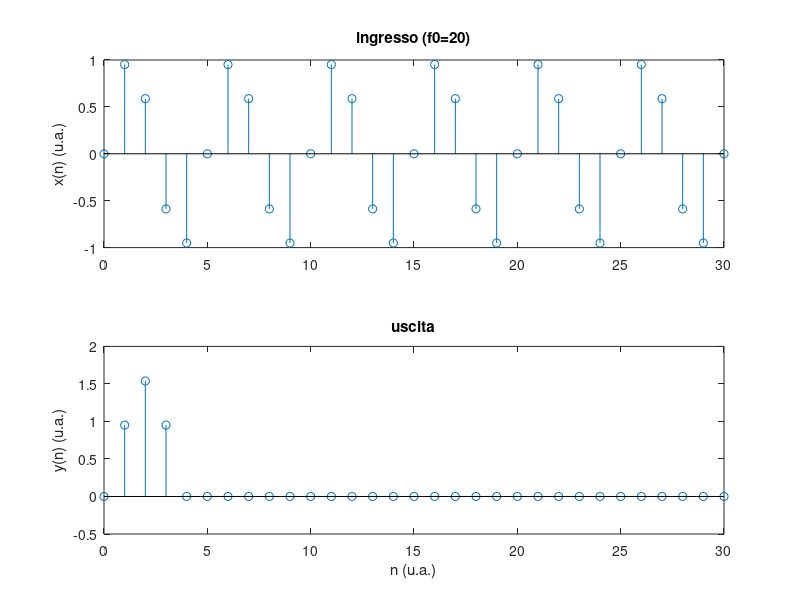
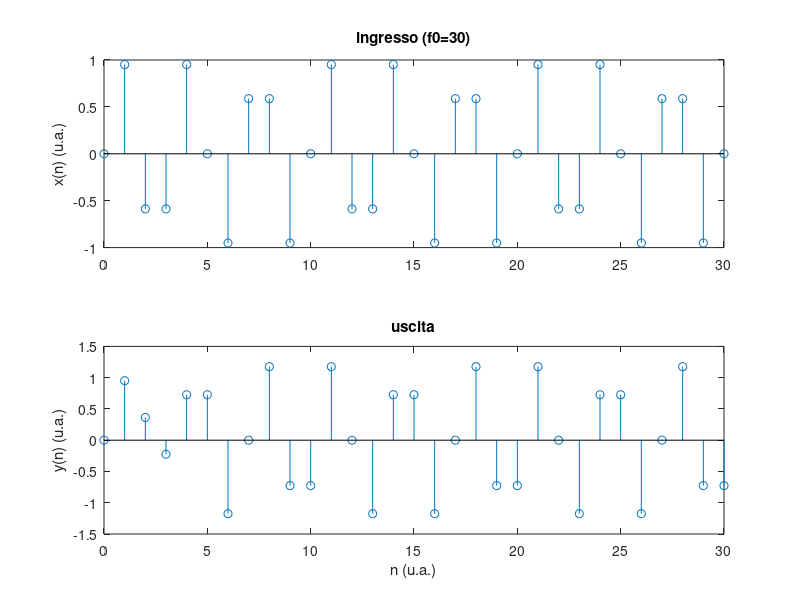
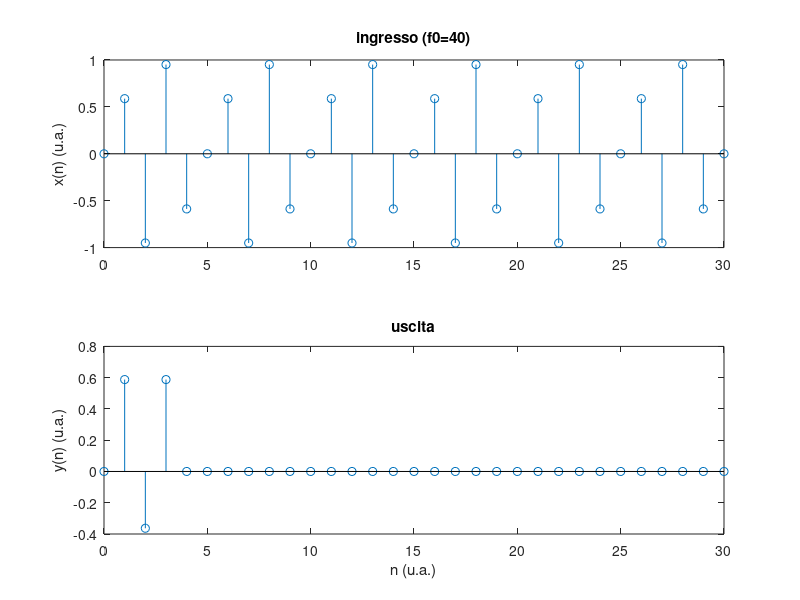

Here is the MATLAB script that generated these plots, in order:
%% Elaborazione Segnali Biomedici - Soluzione Laboratorio 06
% Prof. Veronese Mattia - UNIPD

%% OPENING
clear all
close all
clc


%% Esercizio 4
% Realizzazione sistema MA

% Coefficienti del sistema
B = [1 1 1 1 1];
A = [1];

% Segnale id ingresso
n = [0:1:30]; %Campioni a disposizione
Ts = 0.01;    %Passo di campionamento
f0 = [20, 30, 40];


for i=1:length(f0)

    x = sin(2*pi*f0(i)*n*Ts);
    y = filter(B,A,x);

    % Rappresentazione grafica dei segnali
    figure(i)
    subplot(2,1,1)
    stem(n,x)
    ylabel('x(n) (u.a.)')
    title(['ingresso (f0=' num2str(f0(i)) ')'])
    subplot(2,1,2)
    stem(n,y)
    xlabel('n (u.a.)')
    ylabel('y(n) (u.a.)')
    title('uscita')

end





